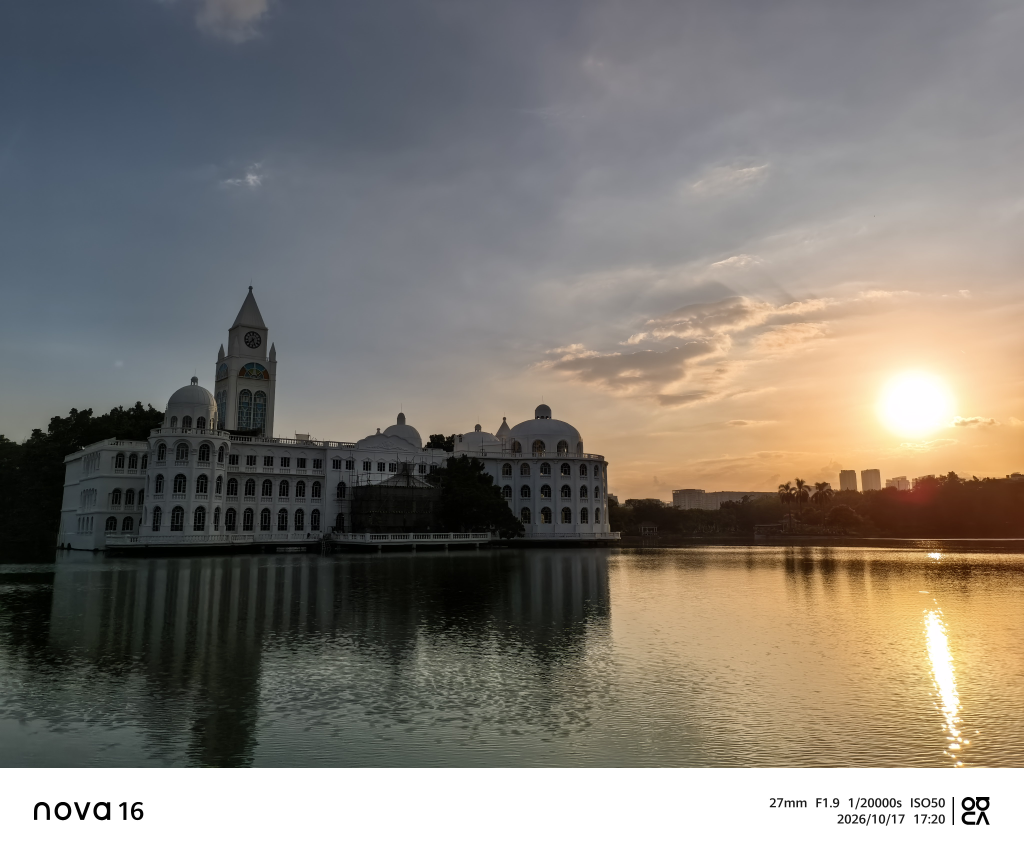
#> input picture images5/Dalian.jpg, 4096 x 3416 px (shown at 1/4 size); its folder holds only this picture in this run
$ python image-augment-example-1.py
#> lines starting #> are read from the running program, lines starting #| are printed output that depends on the picture
import cv2
import numpy as np
#导入随机数模块
import random
#从pathlib模块中导入Patch类
import os
from pathlib import Path

#定义图片增强函数
def augment_image(img):

    """
    对【单张图片】做随机增强(只在内存里处理,不读写文件)

    参数:
        img: 已经用 cv2.imread 读好的图片(numpy 数组, 形状 高×宽×通道)
    返回:
        增强后的新图片(numpy 数组)

    处理顺序:
        1. 随机水平翻转   cv2.flip            按概率触发
        2. 随机旋转±15°   getRotationMatrix2D + warpAffine   每次都做
        3. 亮度/对比度    convertScaleAbs     每次都做
        4. 高斯噪声       np.random.normal + cv2.add   按概率触发

    考点: 组合多种增强方法,随机应用
    """

    # random.uniform(a, b) 的主要作用是在指定的两个数之间，随机生成一个经过均匀分布（Uniform Distribution）的浮点数
    # 1.生成一个0~1的随机数，如果随机数大于0.5就水平翻转（50%概率）
    if random.random()>0.9:

        # 用于对图像进行翻转（镜像）的函数
        #使用cv2.flip对图片水平翻转，img是要翻转的图片，1表示水平翻转，0表示垂直翻转，-1表示水平和垂直同时翻转
        img=cv2.flip(img,1)

    #随机旋转[-15°，15°],通过random.uniform随机生成-15到15之间的浮点数
    angle = random.uniform(-15,15)

    # img.shape 是一个用于获取图像形状和维度属性的元组（tuple）
    # 获取图片的高度和宽度，返回3个参数，img.shape[0]是高度，img.shape[1]是宽度，img.shape[2]是通道数
    h,w = img.shape[:2]


    #计算图片的中心点，并存在变量中.//是整除,结果是整数。通过宽、高整除2，获得中心点坐标位置
    center = (w// 2,h//2)

    # # cv2.getRotationMatrix2D() 函数的作用是计算图像绕指定点旋转和缩放的仿射变换矩阵（2×3 矩阵）
    # 创建旋转矩阵，以中心点center为旋转中心，angle是旋转角度，正数是逆时针，负数是顺时针，缩放比例，1.0 不缩放，0.5 缩小一半，2.0 放大一倍
    M = cv2.getRotationMatrix2D(center,angle,1.0)

    # 执行仿射变换;cv2.warpAffine() 的主要作用是对图像进行仿射变换（Affine Transformation）
    # 仿射变换是指在几何与图像处理中，对图像进行“线性变换”（如旋转、缩放、剪切/错切、反射）与“平移”的组合操作
    img = cv2.warpAffine(
        img,M,(w,h), # 传入图片img,矩阵M，宽和高，注意别反了
        flags = cv2.INTER_LINEAR, # 指定插值方式
        borderMode =cv2.BORDER_REFLECT #指定边界填充方式
    )


    # 3.亮度/对比度调整

    # 通过ramdom.uniform随机生成0.2~1.2的浮点数作为对比度系数，并存在变量alpha中,
    alpha = random.uniform(0.8,1.9)

    # 通过ramdom.uniform随机生成-30~30的浮点数作为
    beta = random.uniform(-30,20)

    # cv2.convertScaleAbs() 函数主要作用是对数组（图像）的每个元素依次执行：缩放（Scale）、取绝对值（Absolute）、转换成无符号 8 位类型（uint8，数值范围 0 ~ 255）
    # 通过cv2.convertScaleAbs调整图片的亮度和对比度,alpha是对比度，beta是亮度
    img = cv2.convertScaleAbs(img,alpha=alpha,beta=beta)

    # 4.（考点）生成随机数，大于0.7就添加高斯早上（30%概率）
    if random.random() >0.2:

        # np.random.nomal 用来从正态分布（也叫高斯分布或“钟形曲线”）中抽取随机数
        # 生成高斯噪声，第一个参数是均值，数据围绕哪个数波动；第二个参数是标准差，波动幅度，越大噪声越强；第三个是生成的数据形状
        # img.shape返回3个数，这里代入就是生成与图片同形状的浮点噪声（正负都有）
        # astype(np.uint8)是转换为无符号 8 位整数
        noise = np.random.normal(0,10,img.shape).astype(np.uint8)

        # 把高斯噪声添加到图片上；cv2.add用来叠加图片、调亮度、加噪声
        img =cv2.add(img,noise)

    return img


# 定义批量随机增强函数,传入输入目录、输出目录、增强比率为0.3，种子为42
def random_augment_images(input_dir,output_dir,aug_ratio=0.3, seed=42):

    """
    【批量】从图库随机抽取一部分图片,增强后保存到输出目录
    (本函数负责文件和流程,像素处理交给 augment_image 完成)

    参数:
        input_dir:  输入图片目录(会递归查找子文件夹)
        output_dir: 输出目录(不存在会自动创建)
        aug_ratio:  抽取比例, 如 0.3 表示抽 30% 的图片
        seed:       随机种子, 相同种子结果可复现
    返回:
        无(结果保存为 原名_aug_序号.后缀 的图片文件)

    流程:
        1. 设置随机种子         random.seed / np.random.seed
        2. 创建输出目录         Path.mkdir
        3. 遍历找出所有图片     os.walk + endswith(后缀元组)
        4. 随机抽样             random.sample(不重复)
        5. 逐张处理: 读取(imread) → 增强(augment_image) → 命名 → 保存(imwrite)
        6. 打印成功数量

    考试重点:
        1. 随机抽样 random.sample()
        2. 文件名处理 os.path.relpath / splitext / replace
        3. 支持多种图片格式
    """

    # 输出提示
    print("=" * 70)
    print("图像数据增强程序")
    print("=" * 70)

    # 步骤1： 设置 Python random 模块的随机种子,让 random.random/uniform/sample 的结果每次运行都一样(可复现)
    random.seed(seed)
    # 设置 numpy 的随机种子,让 np.random.normal(高斯噪声)的结果每次运行也一样
    np.random.seed(seed)

    # 步骤2： 创建输出目录（文件夹）
    Path(output_dir).mkdir(parents=True,exist_ok=True)

    # 输出提示
    print(f"输出目录{output_dir}")

    # 步骤3：获取所有图片文件,存所有支持的图片后缀名
    img_extensions = ('.jpg','.jpeg','.png','.bmp','.tiff')

    # 声明一个所有文件的空列表
    all_files=[]

    # 遍历输入文件夹，root表示当前遍历的文件夹路径，_表示当前文件夹下的子文件夹列表，files表示当前文件夹的文件列表
    # os.walk() 是 Python 中用于递归遍历文件夹（目录树）的内置方法
    for root,_,files in os.walk(input_dir):

        #调试语句，打印所有目录
        #print(root)

        # 遍历当前文件夹下的每一个文件名
        for f in files:

            # 将文件名转换为小写，匹配文件名是否以img_extensions结尾的
            if f.lower().endswith(img_extensions):

                # 调试语句
                #print( f"{if}是图片文件")

                # 把图片的完整路径加入到列表中,join是把路径+文件名 拼接起来，这里的路径是相对路径
                all_files.append(os.path.join(root,f))

                # 调试语句，打印所有文件
                # print(all_files)

    # 判断是否没有找到任何图片，all_files[]为空是False，not False 则为True
    if not all_files:

        # 输出提示：
        print("错误: 未找到任何图片文件!")

        # 结束本函数
        return

    # 打印提示，通过len来查看列表的数量
    print(f"图库中共有{len(all_files)}张图片")


    # 步骤4，随机抽取指定比例
    # 计算需要增强的图片数量，用图片总数量乘以 设置的比例 aug_ratio=3，并转换为数值类型

    num_to_aug = int(len(all_files) * aug_ratio)
    print(num_to_aug)

    # 判断计算出的增强数量是否为0
    if num_to_aug == 0:

        # 保障至少有1张图片，使用min函数，在len(all_files)和1 两个数中，取最小的值为1
        num_to_aug = min(1,len(all_files))

    # random.sample() 的主要作用是从指定的序列或集合中随机抽取指定数量的不重复元素，并以列表（List）形式返回
    # 从所有图片里随机抽出 num_to_aug 张,存成列表
    selected_files = random.sample(all_files,num_to_aug)

    # 输出提示：抽取了num_to_aug张，aug_ratio * 100:.1f} 表示将比例乘以100后拼接“%”转换为百分比，保留1位小数点
    print(f"随机抽取{num_to_aug}张 ({aug_ratio * 100:.1f}%) 进行增强")
    print("=" * 70)


    # 步骤5，对每张图片进行增强

    # 声明遍历存成功处理的张数
    success_count = 0

    # 遍历所有被抽中的图片，idx默认返回索引号，这里指的是第几张图片，img_path是遍历selected_files列表中的数据，返回已选择的图片路径
    for idx,img_path in enumerate(selected_files,1):

        print(f"idx = {idx},im_path={img_path}")
        # 捕获异常
        try:

            # 读取图片
            img = cv2.imread(img_path)

            # 判断图片是否读取失败，如果img的值是None
            if img is None:

                # 打印提示，{idx}/{num_to_aug}表示总数的第几张是无效的，比如 5 / 10 ，10张中的第5张无效
                print(f"[{idx}/{num_to_aug}] 跳过无效图片：{img_path}")

                # 跳过本次循环，继续下一次循环
                continue

                # 调用单张图片增强函数，对当前图片进行随机增强，并将结果保存到遍历aug_img中
            aug_img = augment_image(img)

            # os.path.relpath求"路径img_path"相对于"起点目录input_dir"的相对路径,即把前面共同的目录去掉，这里返回最终是图片名称，如4.jpg
            rel_path = os.path.relpath(img_path,input_dir)

            #print(f"rel_path : {rel_path}")

            # 图片处理后的新文件名：stem返回不带后缀的文件名
            # os.path.splitext将文件路径或文件名分割成“根目录/文件名（root）”与“扩展名（ext）”两部分，
            # 它返回一个元组(两个元素),第 1 个是点之前的部分,第 2 个是点和后缀。传入：'4.jpg'，返回('4', '.jpg')，'cat\\1.png'返回'cat\\1'
            # os.sep是当前系统的路径分隔符，Windows是\，通过os.path.splitext(rel_path)[0]获取第一个元素，例如：“4”，“cat\\1”，
            # 通过replace将当前系统路径分隔符替换为下划线，例如：cat\\1 替换后是cat_1
            stem = os.path.splitext(rel_path)[0].replace(os.sep,'_')

            # 以下是调试语句
            # print(os.path.splitext(rel_path))
            # print(os.path.splitext(rel_path)[0])
            # print(f"stem :{stem}")

            # ext是获取原图片img_path的扩展名 赋值给ext
            ext = os.path.splitext(img_path)[1]

            # 新文件名 = 上述得到的 stem + _aug_ + 序号（补零到 4 位）+ 后缀
            new_name = f"{stem}_aug_{idx:04d}{ext}"

            # 保存路径通过join拼接 = 输出目录 + 新文件名
            save_path = os.path.join(output_dir,new_name)

            # 调试语句
            #print(f"save_path is {save_path}")

            # 保存图片
            cv2.imwrite(save_path,aug_img)

            # 调试语句
            # print(f"svae_path is {save_path}, aug_img is {aug_img}" )

            # 输出提示
            # os.path.basename从一个完整的路径字符串中，提取出最后一部分的文件名或目录（文件夹）名
            print(f"[{idx}/{num_to_aug}] {os.path.basename(img_path)} - >{new_name} ")

            # save_count 自增1
            success_count += 1

        # 捕获异常
        except Exception as e:

            # 打印信息
            print(f"[{idx} / {num_to_aug}] 处理失败 {img_path}")
            print(f"错误信息:{e}")

    # 步骤6:输出统计信息
    print("=" * 70)
    print(f"增强完成!成功处理{success_count} / {num_to_aug} 张图片")
    print(f"增强图片已保存至: {output_dir}")
    print("=" * 70)


# 定义演示各种增强方法的函数
def demo_augmentation_methods():

    """
    演示 7 种单独的增强方法(讲解用)

    做的事:
        在内存里造一张 200×300 的浅灰图,写上红字 Original,
        依次演示: 水平翻转、垂直翻转、旋转、亮度/对比度、高斯噪声、缩放、平移,
        并打印每种方法的用途和参数。

    说明:
        - 不读写任何图片文件
        - 不调用 augment_image
        - 目前没有 return, 结果只存在函数内部的变量里;
          想看效果, 需要打开 return 并用 imshow 显示

    考点: 理解每种增强的作用和参数
    """

    print("\n" + "=" * 70)
    print("常用图形增强方法演示")
    print("=" * 70)

    # 创建一张测试图片
    # np.ones() 函数作用是创建一个指定形状（shape）和数据类型（dtype），且所有元素值都初始化为 1 的新数组：[1 1 1] [1 1 1]
    # (200,300,3) shape 形状:高 200 行，每行300个像素、3 个通道（每个像素3个值）。注意顺序是 高、宽、通道
    # 3 个通道在 OpenCV 里的顺序是 B(蓝)、G(绿)、R(红),不是 RGB。
    # dtype=np.uint8 每个数的类型是 0~255 的整数,图片就用这种类型
    # * 200 是列表做乘法，从[1,1,1] 变成 [200,200,200];即蓝=200、绿=200、红=200。三个值相等,就是偏亮的浅灰色,就是浅灰空白图

    img = np.ones((200,300,3),dtype = np.uint8) * 200

    # 调试语句 打印img返回值
    # print(f"img is : {img}")

    # 调用opencv的文字绘制函数

    # cv2.putText() 是 OpenCV 库中用于在图像或视频帧上绘制（添加）文本的核心函数
    cv2.putText(

        # 要添加文本的图片，添加的文字内容"Original"，文字左下角的位置,第一个是 x(向右),第二个是 y(向下)
        img,'Original',(50,100),

        # cv2.FONT_HERSHEY_SIMPLEX 常量（字体类型标识符），其作用是指定在图像上绘制文字时使用“正常大小的无衬线字体"
        # 第二个“2” 是字体大小(缩放倍数)。1 约 27 像素高,0.5 约 14 像素,2 约 54 像素
        # 颜色,BGR 顺序,即蓝=0、绿=0、红=255,是红色
        # 最后的“2” 是线条粗细,单位是像素
        cv2.FONT_HERSHEY_SIMPLEX,2,(0,0,255),10
    )

    # 打印信息
    print("\n 1. 水平翻转函数 --> cv2.flip(img,1) ")
    # cv2.flip()函数执行图片水平翻转,1水平；flip = 翻转

    img_h_flip = cv2.flip(img,1)
    print("用途： 增加样本多样性，适用于无方向性的图像")

    # 打印信息
    print("\n 2. 垂直翻转函数 --> cv2.flip(img,0)")

    # 执行图片垂直翻转，0垂直
    img_v_flip = cv2.flip(img,0)
    print("用途： 模拟倒置场景")

    # 打印信息
    print("\n 3. 旋转函数 --> cv2.getRotationMatrix2D() + cv2.warpAffine()")

    # 声明变量存储旋转的角度数， angle = 角度
    angle = 30

    # 通过img.shape获得图片高宽，img.shape正常返回三个值对应宽度，高度，通道数，img.shape[:2]取前2个值就是宽度，高度
    # shape = 形状
    h,w = img.shape[:2]

    # 生成旋转矩阵，使用cv2.getRotationMatrix2D()函数,ratation=旋转，Matrix=矩阵
    # 创建旋转矩阵，以中心点(w//2、h//2是获得中心点位置)为旋转中心，angle是旋转角度，正数是逆时针，缩放比例，1.0 不缩放
    M = cv2.getRotationMatrix2D(( w //2, h//2),angle,1.0)

    # cv2.warpAffine()函数执行仿射变换，传入img图片，旋转矩阵M，(w,h) 是输出图片的大小,先宽后高,和 shape 的顺序相反
    # warp = 扭曲 affine = 仿射
    img_rotate = cv2.warpAffine(img, M, (w,h))

    print(f" 参数 angel={angle}° （正数逆时针，负数顺时针）")


    # 输出提示
    print(f"\n 4. 亮度/对比调整 --> cv2.convertScaleAbs")

    # cv2.convertScaleAbs()函数对图像数组的每个元素顺序执行三个操作：缩放（Scale）、取绝对值（Absolute value），并转换为无符号 8 位类型（uint8）
    # convertScaleAbs = convert(转换) + Scale(缩放) + Abs(绝对值)
    # img 是要传入的图片，alpha是对比度值，beta是亮度值
    img_bright = cv2.convertScaleAbs(img, alpha = 1.2,beta =30)

    # 输出提示
    print("  参数：alpha >1 增加对比对， beta > 0 增加亮度")


    print("\n 5. 高斯噪声 --> np.random.nomal()函数")

    # noise(噪声)
    # np.random.normal 用来从正态分布（也叫高斯分布或“钟形曲线”）中抽取随机数
    # 生成高斯噪声，第一个参数是均值，数据围绕哪个数波动；第二个参数是标准差，波动幅度，越大噪声越强；第三个是生成的数据形状
    # img.shape返回3个数，这里代入就是生成与图片同形状的浮点噪声（正负都有）
    # astype(np.uint8)是转换为无符号 8 位整数
    # noise 返回的是一个和图片同样大小的数组，图片有多少个数值,它就有多少个随机数,这样才能一个对一个地相加。
    noise = np.random.normal(0,5,img.shape).astype(np.uint8)
    # 调试语句
    #print(f"noise is {noise}")

    # 把高斯噪声添加到图片上；cv2.add用来叠加图片、调亮度、加噪声
    img_noise = cv2.add(img, noise)


    # 输出提示
    print("\n 6. 缩放函数 --> cv2.resize()")

    # cv2.resize() 用于对图像进行缩放（大小变换）的函数，resize(调整大小)
    # img传入要缩放的图片，dsize 是输出的目标尺寸，给 None 表示不直接指定尺寸
    # fx 宽度(水平方向)的缩放比例为1.5倍，高度(垂直方向)的缩放比例为1.5倍
    # cv2.INTER_LINEAR  插值方式:放大后多出来的像素,怎么算出它们的颜色，
    # 图片放大后,像素变多了,新增的像素原本没有颜色,需要根据周围的像素估算。这种估算方法叫插值（interpolation）
    img_scaled = cv2.resize(
        img, None, fx = 1.5, fy = 1.5,
        interpolation = cv2.INTER_LINEAR
    )

    # 输出提示
    print("参数： fx=1.5, fy=1.5 (放大倍数)")


    # 输出提示
    print("\n 7. 平移 --> cv2.warpAffine()")

    # np.flaot()将输入的数据（如数字、列表、元组或其他 NumPy 数组）转换成单精度浮点数（32位浮点数）类型
    # 创建的是一张 2 行 3 列的平移矩阵[[ 1.  0. 50.] [ 0.  1. 30.]],warpAffine 要求矩阵是小数类型
    # 前两列 [1,0] 和 [0,1] 这是"不旋转、不缩放"的部分(单位矩阵),保持原样
    # 第三列 50 和 30;平移量:第一行的 50 是 x 方向(水平)平移,第二行的 30 是 y 方向(垂直)平移
    M_trans = np.float32([[1,0,50] , [0,1,30]])

    # 调试语句
    print (f"M_trans is {M_trans}")

    # 仿射变换，img是传入的图片，M是平移矩阵，(w,h)是输出的大小，保存不变。  trans(转移)
    img_trans = cv2.warpAffine(img, M_trans, (w,h))

    print("参数：tx = 50, ty =30 (向右移动50像素，向下移动30像素)")


    print("\n" + "=" * 70)

    # 调试语句
    #return img, img_rotate, img_bright, img_noise, img_scaled, img_trans


def main():

    """主函数 - 使用示例"""

    #声明三个变量分别存输入图片文件夹路径，输出文件夹路径，抽取图片比例
    INPUT_DIR = "./images5"
    OUTPUT_DIR = "./augmented"
    AUG_RAITO =  0.3

    # 调用演示各种增强方法的函数
    demo_augmentation_methods()

    # 输出提示
    print("\n" + "=" * 70)
    print("开始批量增强")
    print("=" * 70)

    # 通过os.path.exists()函数判断输入文件夹是否不存在
    if not os.path.exists(INPUT_DIR):

        # 输出提示
        print(f"输入目录不存在: {INPUT_DIR}")
        print(f"提示：请将图片放在 '{INPUT_DIR}'目录下 ")
        print('或修改代码中的 INPUT DIR 变量')

        # 通过os.makedirs()函数创建输入文件夹
        os.makedirs(INPUT_DIR,exsit_ok  = True)
        print(f" 已创建实例目录 ：{INPUT_DIR}")
        print("请添加图片后重新运行程序")

    else:
        # 调用批量增强图片函数
        random_augment_images(INPUT_DIR,OUTPUT_DIR,aug_ratio = AUG_RAITO)
#> in random_augment_images, img is the input picture: shape (3416, 4096, 3); mean B, G, R 117.2, 124.7, 130.1
#> in augment_image, `img = cv2.warpAffine( img,M,(w,h),`:
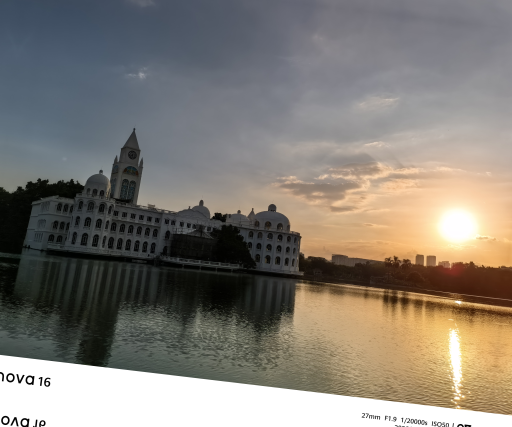
#> img: shape (3416, 4096, 3) (shown at 1/8 size); mean of channels 0, 1, 2 117.1, 124.9, 130.8; drawn as B, G, R
#> in augment_image, `img =cv2.add(img,noise)`:
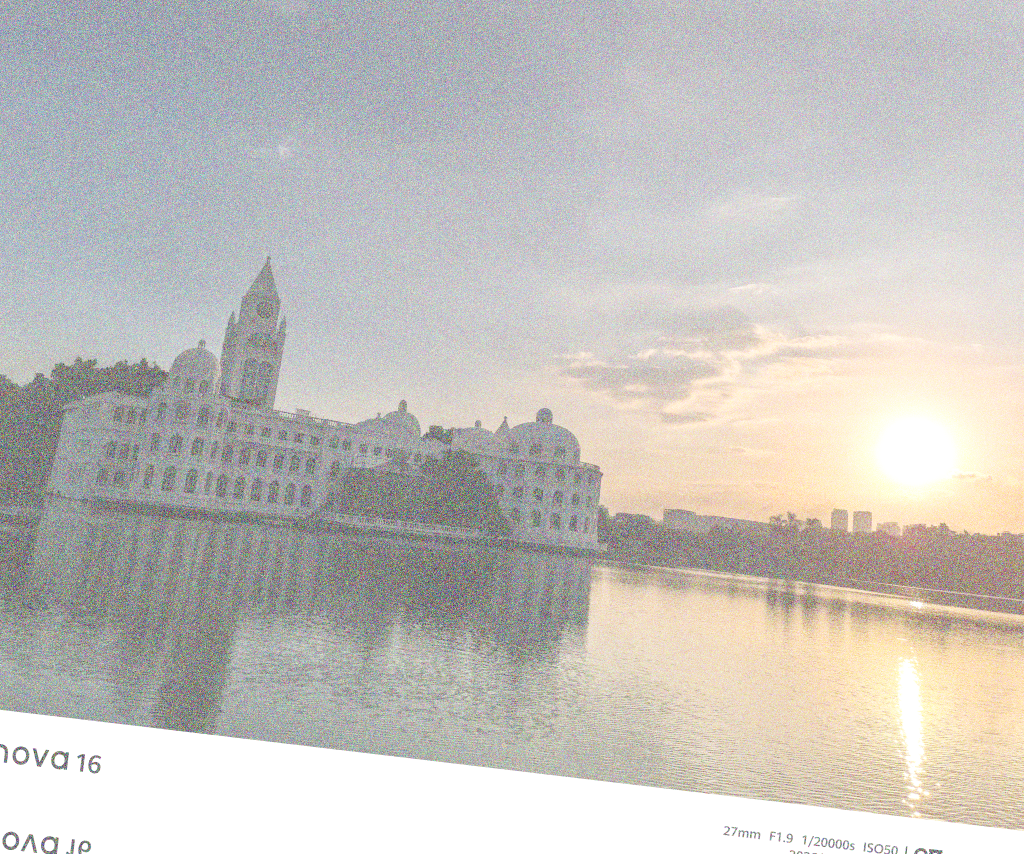
#> img: shape (3416, 4096, 3) (shown at 1/4 size); mean of channels 0, 1, 2 189.4, 193.9, 196.7; drawn as B, G, R


# python程序主入口
if __name__ == '__main__':
    main()

# [28 lines of commented-out code are left out]

$ run again, on images5/huyanglin.jpg
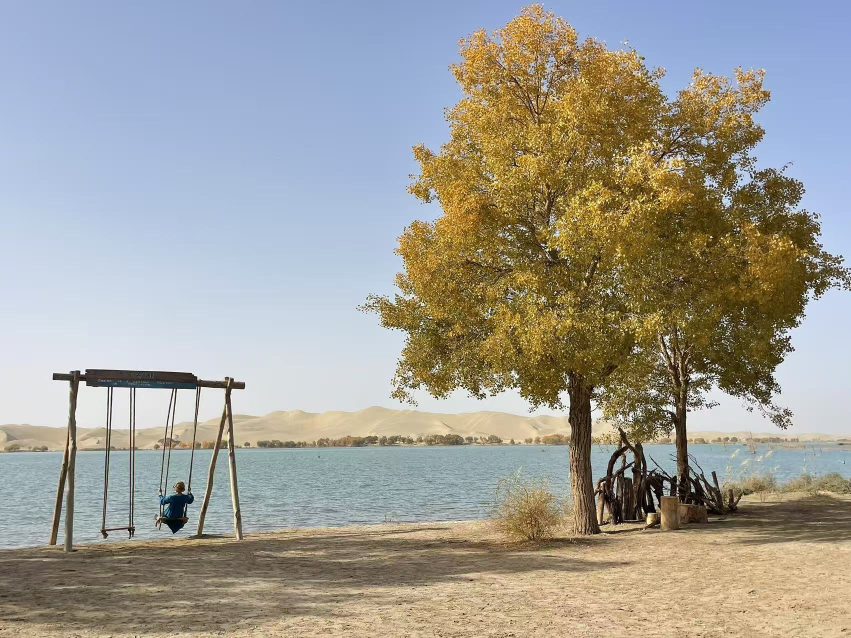
#> input picture images5/huyanglin.jpg, 1702 x 1276 px (shown at 1/2 size)
#> in random_augment_images, img is the input picture: shape (1276, 1702, 3); mean B, G, R 149.9, 157.6, 159.3
#> in augment_image, `img = cv2.warpAffine( img,M,(w,h),`:
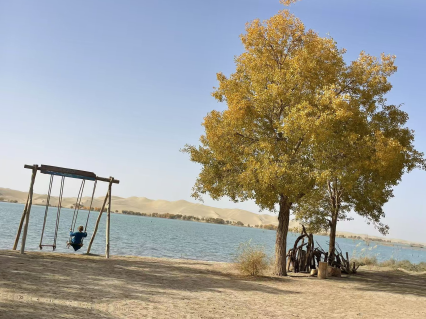
#> img: shape (1276, 1702, 3) (shown at 1/4 size); mean of channels 0, 1, 2 149.5, 157, 158.6; drawn as B, G, R
#> in augment_image, `img =cv2.add(img,noise)`:
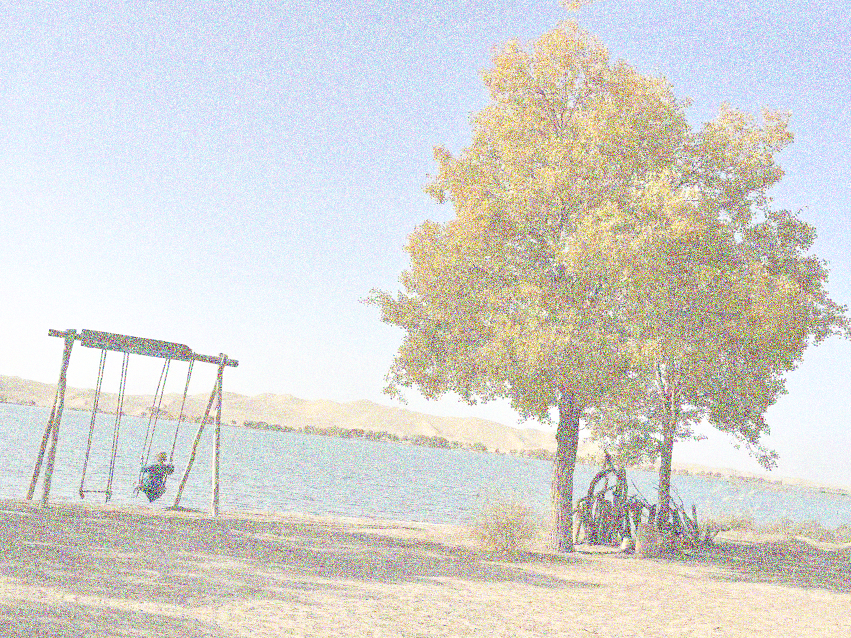
#> img: shape (1276, 1702, 3) (shown at 1/2 size); mean of channels 0, 1, 2 208.9, 213.3, 214.2; drawn as B, G, R
